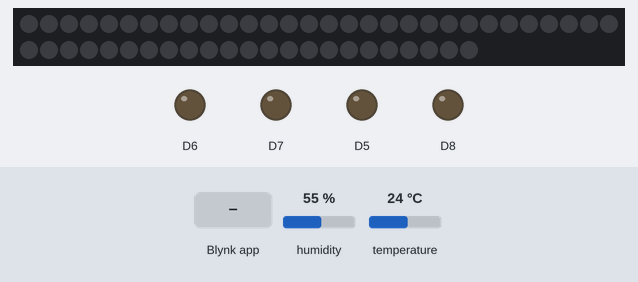
The sketch below on a simulated ESP8266 (NodeMCU). Parts: 53 RGB LEDs in strip order, left to right, continuing on the next row, output pins drawn as LEDs (lit = HIGH). Inputs (shaded band) come from the test bench; at power-on: humidity 55 %, temperature 24 °C. Dim RGB values are drawn brighter than linear; WiFi joins after 1.5 s; servers stay silent unless stated.

Above: at 3.1 s.
3.2 s: Blynk app writes 1 to V8
At 3.6 s:
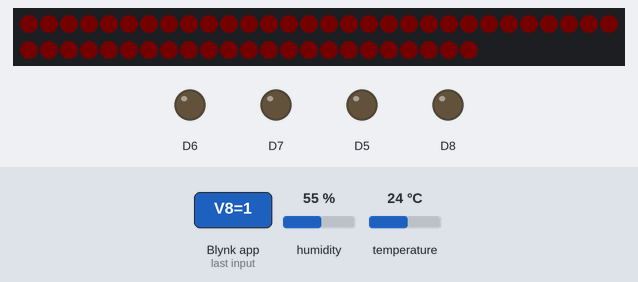
4.8 s: Blynk app writes 1 to V9
At 6.1 s:
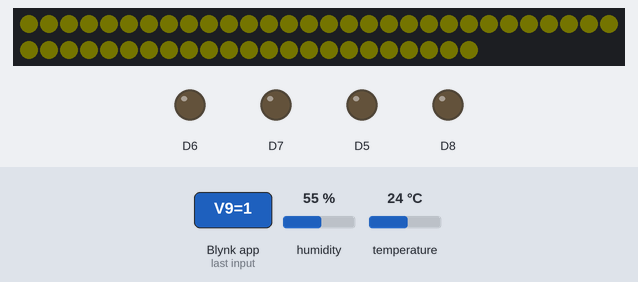
6.4 s: Blynk app writes 0 to V8
At 7.2 s:
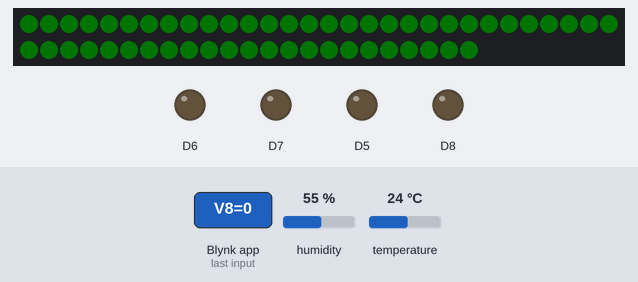
8.0 s: Blynk app writes 1 to V10
At 8.5 s:
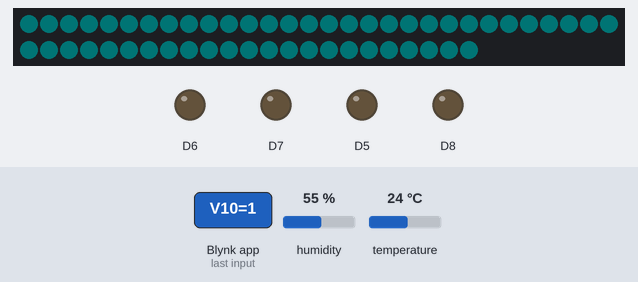
9.6 s: Blynk app writes 0 to V9
At 10.9 s:
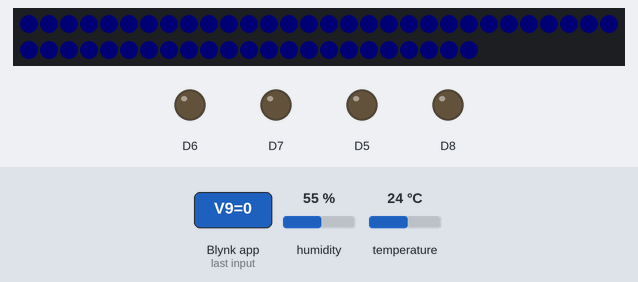
11.2 s: Blynk app writes 1 to V8
At 12.1 s:
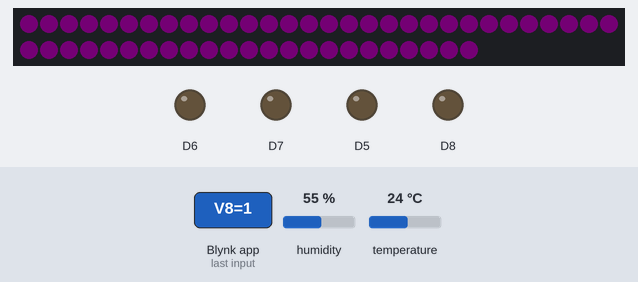
Timing chart, 0 to 13.8 s (numbered marks = the images above; inputs shaded):
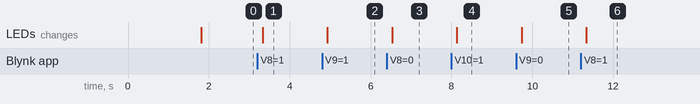

The sketch:

NodeMCU_IOTHOME_WS2812_code__1_.ino
```cpp
#define BLYNK_PRINT Serial

#include <ESP8266WiFi.h>
#include <BlynkSimpleEsp8266.h>
#include <DHT.h>

#define FASTLED_ESP8266_RAW_PIN_ORDER
#include "FastLED.h"
#define NUM_LEDS 53
#define LED_TYPE WS2812
#define COLOR_ORDER GRB
#define PIN1 D2
CRGB leds[NUM_LEDS];
int data=255;
int r,g,b;
int redLightAmount;
int greenLightAmount;
int blueLightAmount;
int redPinValue;
int greenPinValue;
int bluePinValue;

BlynkTimer timer;

// You should get Auth Token in the Blynk App.
// Go to the Project Settings (nut icon).
char auth[] = "XKWpNUM7H887G57yF1SjzonFTI9JPMON";

// Your WiFi credentials.
// Set password to "" for open networks.
char ssid[] = "Marriott HP AP1 2.4G";
char pass[] = "stupidthings";

int minTempValue;
int autoFanValue;
String buttonOffMsg = "Automatic Fan System is disabled.";
String fanOnMsg = "Fan Status: ON";
String fanOffMsg = "Fan Status: OFF";

BLYNK_WRITE(V0)
{
  minTempValue = param.asInt();
}

BLYNK_WRITE(V1)
{
  autoFanValue = param.asInt();
}

BLYNK_WRITE(V2)
{
  buttonOffMsg = param.asString();
  fanOnMsg = param.asString();
  fanOffMsg = param.asString();
}

BLYNK_WRITE(V8)
//Adjusting slider for red colour on LED strip
{
  redPinValue = param.asInt();
  redLightAmount = redPinValue;

  if (redPinValue = 1) {
    white_led();
  }
}

BLYNK_WRITE(V9)
//Adjusting slider for green colour on LED strip
{
  greenPinValue = param.asInt();
  greenLightAmount = greenPinValue;

  if (greenPinValue = 1) {
    white_led();
  }
}

BLYNK_WRITE(V10)
//Adjusting slider for blue colour on LED strip
{
  int bluePinValue = param.asInt();
  blueLightAmount = bluePinValue;

  if (bluePinValue = 1) {
    white_led();
  }
}

BLYNK_WRITE(V12) {
  int pinValue = param.asInt();

  if (pinValue > 0) {
    reset_everything();
  }
}
BLYNK_WRITE(V18) {
  int pinValue = param.asInt();

  if (pinValue > 0) {
    digitalWrite(D8, HIGH);
  }
  else {
    digitalWrite(D8, LOW);
  }
}

BLYNK_WRITE(V15) {
  int pinValue = param.asInt();

  if (pinValue > 0) {
    digitalWrite(D5, HIGH);
  }
  else {
    digitalWrite(D5, LOW);
  }
}

BLYNK_WRITE(V17) {
  int pinValue = param.asInt();

  if (pinValue > 0) {
    digitalWrite(D7, HIGH);
  }
  else {
    digitalWrite(D7, LOW);
  }
}

BLYNK_WRITE(V16) {
  int pinValue = param.asInt();

  if (pinValue > 0) {
    digitalWrite(D6, HIGH);
  }
  else {
    digitalWrite(D6, LOW);
  }
}

DHT dht_3(D9,11);
void Event1()
{Blynk.virtualWrite(V6, dht_3.readTemperature());}
void Event2()
{Blynk.virtualWrite(V5, dht_3.readHumidity());}

void setup()
{
  // Debug console
  Serial.begin(9600);
  FastLED.addLeds<LED_TYPE, PIN1, COLOR_ORDER>(leds, NUM_LEDS).setCorrection( TypicalLEDStrip );

  //Blynk.begin(auth, ssid, pass);
  // You can also specify server:
  Blynk.begin(auth, ssid, pass, "blynk-cloud.com", 8080);
  //Blynk.begin(auth, ssid, pass, IPAddress(192,168,1,100), 8080);

  dht_3.begin();
  timer.setInterval(5000L, Event1);
  timer.setInterval(5000L, Event2);

  digitalWrite(D3,HIGH);

  pinMode(D5,OUTPUT);
  pinMode(D6,OUTPUT);
  pinMode(D7,OUTPUT);
  pinMode(D8,OUTPUT);

  reset_everything();

}

void reset_everything() {

  Blynk.virtualWrite(V15,LOW);
  digitalWrite(D5,LOW);
  Blynk.virtualWrite(V16,LOW);
  digitalWrite(D6,LOW);
  Blynk.virtualWrite(V17,LOW);
  digitalWrite(D7,LOW);
  Blynk.virtualWrite(V18,LOW);
  digitalWrite(D8,LOW);

  minTempValue = 30; //The default minimum temp is set to 30 degrees upon startup
  Blynk.virtualWrite(V0,minTempValue); //Output default minimum temp to V0

  autoFanValue = 0;
  Blynk.virtualWrite(V1,autoFanValue);
  Blynk.virtualWrite(V2,buttonOffMsg);

  Blynk.virtualWrite(V8,0);
  Blynk.virtualWrite(V9,0);
  Blynk.virtualWrite(V10,0);

  led_off();
}

void white_led() {
  for (int i = 0; i < NUM_LEDS; i++) {
    leds[i] = CRGB(redLightAmount,greenLightAmount,blueLightAmount);
    FastLED.show();
  }
}

void led_off() {
  for (int i = 0; i < NUM_LEDS; i++) {
    leds[i] = CRGB(0,0,0);
    FastLED.show();
  }
}

void loop()
{
  Blynk.run();
  timer.run();

  //Serial.println(autoFanValue);

if (autoFanValue > 0) {
  if (dht_3.readTemperature() > minTempValue) {
    digitalWrite(D1,HIGH);
    Blynk.virtualWrite(V2,fanOnMsg);
    }

  if (dht_3.readTemperature() < minTempValue) {
    digitalWrite(D1,LOW);
    Blynk.virtualWrite(V2,fanOffMsg);
  }
}
else {
  digitalWrite(D1,LOW);
  Blynk.virtualWrite(V2,buttonOffMsg);
}

}
```

Measured:
- after the input at 3.2 s, the LEDs: change after 0.13 s (image 1)
- after the input at 4.8 s, the LEDs: change after 0.13 s (image 2)
- after the input at 6.4 s, the LEDs: change after 0.13 s (image 3)
- after the input at 8.0 s, the LEDs: change after 0.13 s (image 4)
- after the input at 9.6 s, the LEDs: change after 0.13 s (image 5)
- after the input at 11.2 s, the LEDs: change after 0.13 s (image 6)
